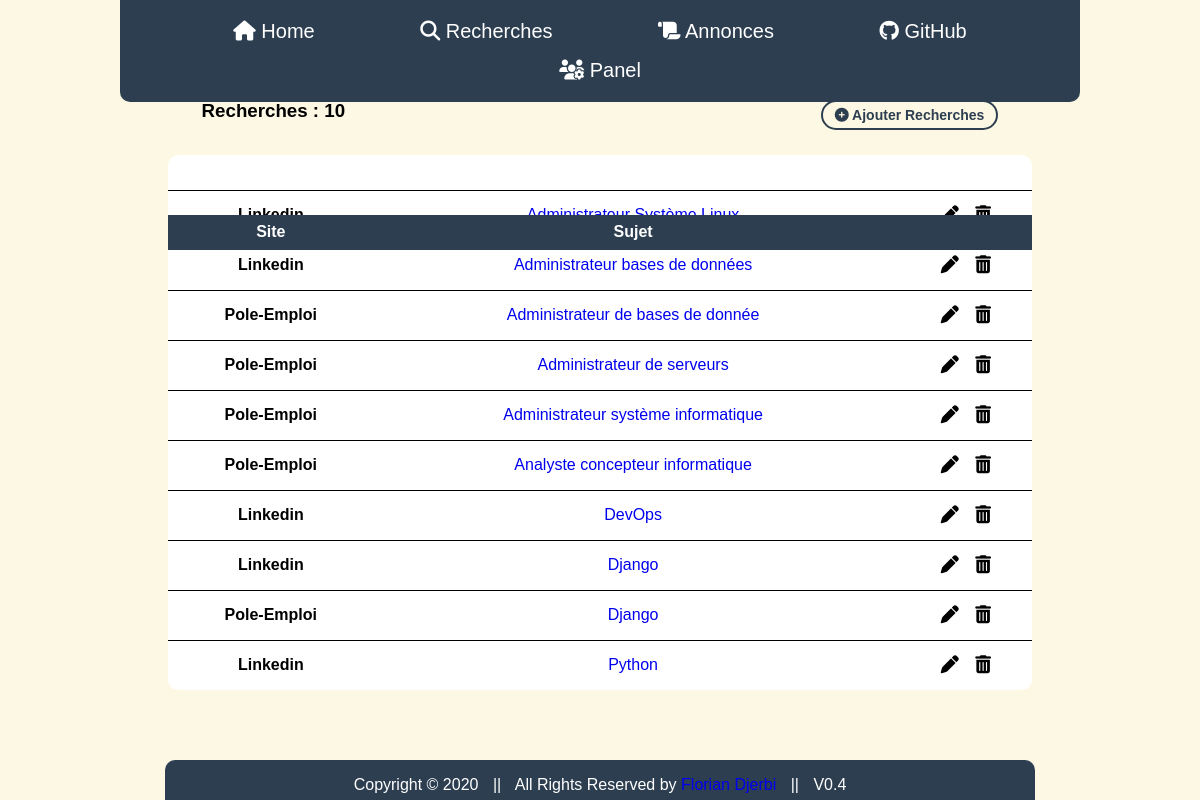
/recherche, run on an earlier commit of the app's database.
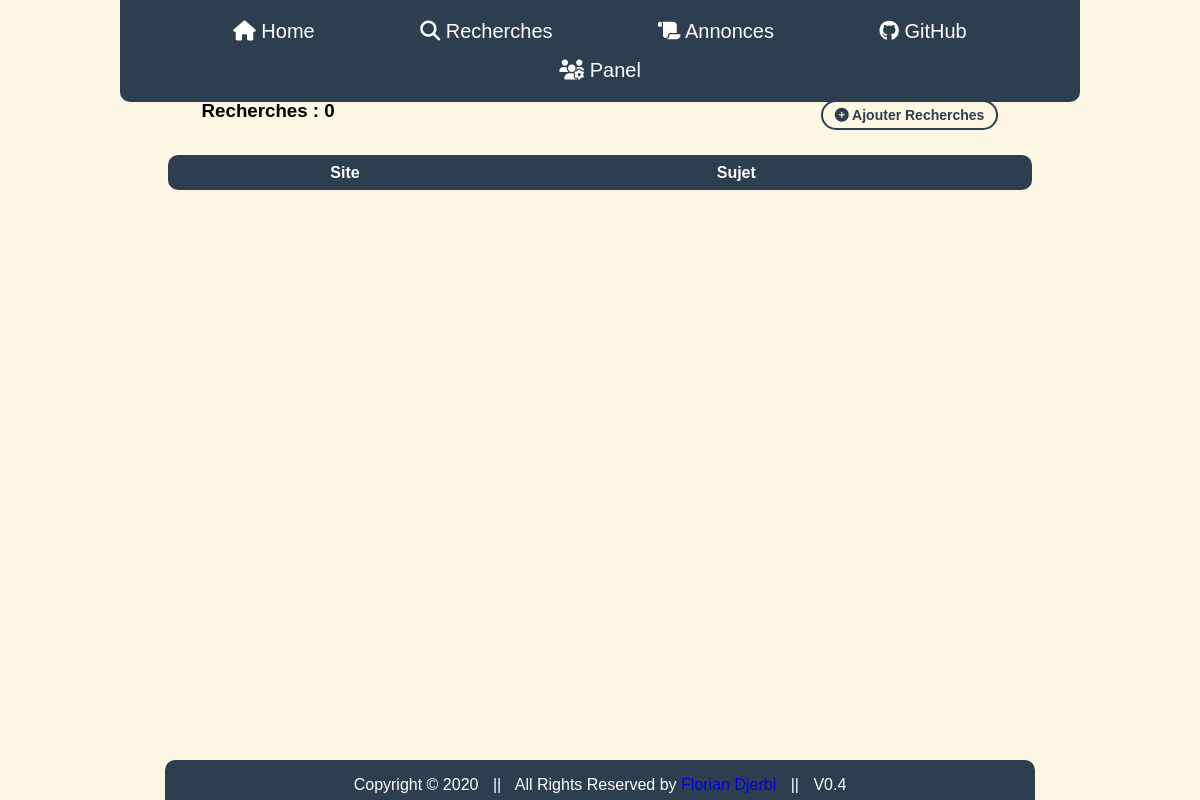
And on a later commit of the database.
### polls/models.py (models this page shows)
class Search(models.Model):
    objects = None
    web = models.CharField("Site", max_length=255, choices=web_choices)
    subject = models.CharField("Sujet", max_length=255, help_text="Nom du Post")
    link_search = models.CharField("Lien", max_length=255, unique=True)

### polls/views.py (the view)
# urls.py: path('recherche', views.search, name='recherche'),
def search(request):
    search_list = Search.objects.order_by('web')
    context = {
        'search_list': search_list
    }
    return render(request, 'search.html', context)

### templates/search.html (shortened to what this page needs)
{% extends 'template.html' %}
{% block body %}
<div class="title">
    <h3> Recherches : {{ search_list.count }}</h3>
    <a href="adminpolls/search/add/" class="button" target="_blank"><i class="fas fa-plus-circle"></i> Ajouter Recherches</a>
</div>
<div class="wrap-table100">
    <div class="table100">
        <table>
            <thead>
                <tr>
                   <th>Site</th>
                   <th>Sujet</th>
                   <th></th>
                </tr>
            </thead>
            <tbody>
{% for search in search_list %}
                <tr id="{{search.id}}">
                    <th class="site">{{search.subject}}</th>
                    <td><a href="{{search.link_search}}" target="_blank">{{search.web}}</a></td>
                    <td class="search">
                        <a href="adminpolls/search/{{search.id}}/change/" target="_blank"><i class="fas fa-pen" title="Modifier"></i></a>
                        <a href="adminpolls/search/{{search.id}}/delete/" target="_blank"><i class="fas fa-trash-alt" title="Supprimer"></i></a>
                    </td>
                </tr>
{% endfor %}
            </tbody>
        </table>
    </div>
</div>
{% endblock %}

### templates/template.html (shortened to what this page needs)
<!DOCTYPE html>
{% load static %}
<html lang="fr">
<head>
    <link rel="stylesheet" type="text/css" href="{% static 'css/style.css' %}">
</head>
<body>
{% include 'navbar.html' %}
<section>
    {% block body %} {% endblock %}
</section>
{% include 'footer.html' %}
</body>
</html>

### templates/navbar.html
<nav role="navigation" class="primary-navigation">
    <ul>
        <li><a href="{% url 'home' %}"><i class="fas fa-home"></i> Home</a></li>
        <li><a href="{% url 'recherche' %}"><i class="fas fa-search"></i> Recherches</a></li>
        <li><a href="{% url 'annonce' %}"><i class="fas fa-scroll"></i> Annonces</a></li>
        <li><a href="https://github.com/Florian-Dj/job_search" target="_blank"><i class="fab fa-github"></i> GitHub</a></li>
        <li><a href="admin" target="_blank"><i class="fas fa-users-cog"></i> Panel</a></li>
    </ul>
</nav>

### templates/footer.html
<footer>
    <p>Copyright &copy; 2020 <span>||</span> All Rights Reserved by
        <a href="https://www.linkedin.com/in/florian-djerbi-40b9b519b/" target="_blank">Florian Djerbi</a>
        <span>||</span> V0.4
    </p>
</footer>

### static/css/style.css (style rules this page uses)
body { padding: 0; margin: auto; width: 80%; background-color: #fcf8e3; font-family: sans-serif; }
nav.primary-navigation { width: 80%; margin: 0 auto; display: block; padding: 12px 0 12px 0; text-align: center; font-size: 20px; background-color: #2c3e50; position: -webkit-sticky; position: fixed; top: 0; z-index: 1; border-radius: 0 0 10px 10px; }
nav.primary-navigation ul { padding: 0; margin: 0; }
nav.primary-navigation ul li { list-style: none; margin: 0 auto; display: inline-block; padding: 8px 50px; position: relative; text-decoration: none; text-align: center; }
nav.primary-navigation li a { color: white; }
a { text-decoration: none; }
section { margin-top: 100px; }
div.title { margin: auto; width: 83%; display: flex; justify-content: space-between; }
div.title h3 { margin: 0; }
a.button { -webkit-appearance: button; -moz-appearance: button; appearance: button; padding: 4px 10px; text-decoration: none; color: initial; }
.wrap-table100 { width: 90%; margin: 25px auto; }
table { border-spacing: 1; border-collapse: collapse; background: white; border-radius: 10px; overflow: hidden; width: 100%; margin: 0 auto; position: relative; margin-bottom: 75px; }
table thead { position: -webkit-sticky; position: sticky; top: 60px; z-index: 2; }
table * { position: relative; }
table td, table th { padding-left: 8px; }
table thead tr { height: 35px; background: #2c3e50; color: white; }
table td, table th { text-align: center; }
a.button { background-color: #fcf8e3; border: 2px solid #2c3e50; border-radius: 18px; padding: 5px 12px; font-size: 14px; font-weight: bold; color: #2c3e50 }
a.button i { color: #2c3e50 }
footer { width: 72.5%; margin-left: 3.75%; background-color: #2c3e50; border-radius: 10px 10px 0 0; height: 40px; color: white; text-align: center; position: fixed; bottom: 0; }
footer span { margin-left: 10px; margin-right: 10px; }

What changed in the data, as far as the page shows it:
removed Search: subject "Linkedin", web "Administrateur Système Linux"
removed Search: subject "Linkedin", web "Administrateur bases de données"
removed Search: subject "Pole-Emploi", web "Administrateur de bases de donnée"
removed Search: subject "Pole-Emploi", web "Administrateur de serveurs"
removed Search: subject "Pole-Emploi", web "Administrateur système informatique"
removed Search: subject "Pole-Emploi", web "Analyste concepteur informatique"
removed Search: subject "Linkedin", web "DevOps"
removed Search: subject "Linkedin", web "Django"
removed Search: subject "Pole-Emploi", web "Django"
removed Search: subject "Linkedin", web "Python"
Also different on the page:
{{ search_list.count }}: "10" → "0"
